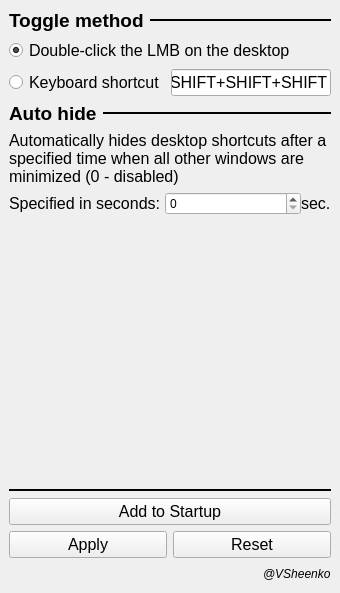
<?xml version="1.0" encoding="UTF-8"?>
<ui version="4.0">
 <class>MainWindow</class>
 <widget class="QMainWindow" name="MainWindow">
  <property name="geometry">
   <rect>
    <x>0</x>
    <y>0</y>
    <width>340</width>
    <height>593</height>
   </rect>
  </property>
  <property name="minimumSize">
   <size>
    <width>340</width>
    <height>593</height>
   </size>
  </property>
  <property name="maximumSize">
   <size>
    <width>329</width>
    <height>593</height>
   </size>
  </property>
  <property name="windowTitle">
   <string>ToggleIcon's Settings</string>
  </property>
  <widget class="QWidget" name="centralwidget">
   <layout class="QVBoxLayout" name="verticalLayout_2">
    <item>
     <layout class="QVBoxLayout" name="verticalLayout">
      <item>
       <layout class="QHBoxLayout" name="horizontalLayout_3">
        <item>
         <widget class="QLabel" name="label">
          <property name="sizePolicy">
           <sizepolicy hsizetype="Fixed" vsizetype="Minimum">
            <horstretch>0</horstretch>
            <verstretch>0</verstretch>
           </sizepolicy>
          </property>
          <property name="font">
           <font>
            <pointsize>14</pointsize>
            <bold>true</bold>
           </font>
          </property>
          <property name="text">
           <string>Toggle method</string>
          </property>
          <property name="alignment">
           <set>Qt::AlignmentFlag::AlignLeading|Qt::AlignmentFlag::AlignLeft|Qt::AlignmentFlag::AlignVCenter</set>
          </property>
         </widget>
        </item>
        <item>
         <widget class="Line" name="line">
          <property name="sizePolicy">
           <sizepolicy hsizetype="Minimum" vsizetype="Fixed">
            <horstretch>0</horstretch>
            <verstretch>0</verstretch>
           </sizepolicy>
          </property>
          <property name="font">
           <font>
            <bold>true</bold>
           </font>
          </property>
          <property name="frameShadow">
           <enum>QFrame::Shadow::Plain</enum>
          </property>
          <property name="lineWidth">
           <number>2</number>
          </property>
          <property name="midLineWidth">
           <number>0</number>
          </property>
          <property name="orientation">
           <enum>Qt::Orientation::Horizontal</enum>
          </property>
         </widget>
        </item>
       </layout>
      </item>
      <item>
       <widget class="QRadioButton" name="rb_double_click">
        <property name="font">
         <font>
          <pointsize>12</pointsize>
         </font>
        </property>
        <property name="cursor">
         <cursorShape>PointingHandCursor</cursorShape>
        </property>
        <property name="text">
         <string>Double-click the LMB on the desktop</string>
        </property>
        <property name="checked">
         <bool>true</bool>
        </property>
       </widget>
      </item>
      <item>
       <layout class="QHBoxLayout" name="horizontalLayout_2">
        <item>
         <widget class="QRadioButton" name="rb_keyboard_shortcut">
          <property name="font">
           <font>
            <pointsize>12</pointsize>
           </font>
          </property>
          <property name="cursor">
           <cursorShape>PointingHandCursor</cursorShape>
          </property>
          <property name="text">
           <string>Keyboard shortcut</string>
          </property>
         </widget>
        </item>
        <item>
         <widget class="QLineEdit" name="lineEdit_shortcut">
          <property name="font">
           <font>
            <pointsize>12</pointsize>
           </font>
          </property>
          <property name="text">
           <string>SHIFT+SHIFT+SHIFT</string>
          </property>
         </widget>
        </item>
       </layout>
      </item>
     </layout>
    </item>
    <item>
     <layout class="QVBoxLayout" name="verticalLayout_3">
      <item>
       <layout class="QHBoxLayout" name="horizontalLayout_6">
        <item>
         <widget class="QLabel" name="label_3">
          <property name="sizePolicy">
           <sizepolicy hsizetype="Fixed" vsizetype="Minimum">
            <horstretch>0</horstretch>
            <verstretch>0</verstretch>
           </sizepolicy>
          </property>
          <property name="font">
           <font>
            <pointsize>14</pointsize>
            <bold>true</bold>
           </font>
          </property>
          <property name="lineWidth">
           <number>2</number>
          </property>
          <property name="text">
           <string>Auto hide</string>
          </property>
          <property name="alignment">
           <set>Qt::AlignmentFlag::AlignLeading|Qt::AlignmentFlag::AlignLeft|Qt::AlignmentFlag::AlignVCenter</set>
          </property>
         </widget>
        </item>
        <item>
         <widget class="Line" name="line_5">
          <property name="sizePolicy">
           <sizepolicy hsizetype="Minimum" vsizetype="Fixed">
            <horstretch>0</horstretch>
            <verstretch>0</verstretch>
           </sizepolicy>
          </property>
          <property name="font">
           <font>
            <bold>true</bold>
            <kerning>true</kerning>
           </font>
          </property>
          <property name="frameShadow">
           <enum>QFrame::Shadow::Plain</enum>
          </property>
          <property name="lineWidth">
           <number>2</number>
          </property>
          <property name="midLineWidth">
           <number>0</number>
          </property>
          <property name="orientation">
           <enum>Qt::Orientation::Horizontal</enum>
          </property>
         </widget>
        </item>
       </layout>
      </item>
      <item>
       <widget class="QLabel" name="label_7">
        <property name="sizePolicy">
         <sizepolicy hsizetype="Expanding" vsizetype="Minimum">
          <horstretch>0</horstretch>
          <verstretch>0</verstretch>
         </sizepolicy>
        </property>
        <property name="minimumSize">
         <size>
          <width>0</width>
          <height>0</height>
         </size>
        </property>
        <property name="font">
         <font>
          <pointsize>12</pointsize>
         </font>
        </property>
        <property name="text">
         <string>Automatically hides desktop shortcuts after a specified time when all other windows are minimized (0 - disabled)</string>
        </property>
        <property name="scaledContents">
         <bool>false</bool>
        </property>
        <property name="wordWrap">
         <bool>true</bool>
        </property>
        <property name="margin">
         <number>0</number>
        </property>
        <property name="indent">
         <number>-1</number>
        </property>
       </widget>
      </item>
      <item>
       <layout class="QHBoxLayout" name="horizontalLayout_8">
        <property name="spacing">
         <number>0</number>
        </property>
        <property name="topMargin">
         <number>0</number>
        </property>
        <property name="rightMargin">
         <number>0</number>
        </property>
        <property name="bottomMargin">
         <number>0</number>
        </property>
        <item>
         <widget class="QLabel" name="label_5">
          <property name="sizePolicy">
           <sizepolicy hsizetype="Expanding" vsizetype="Minimum">
            <horstretch>0</horstretch>
            <verstretch>0</verstretch>
           </sizepolicy>
          </property>
          <property name="minimumSize">
           <size>
            <width>0</width>
            <height>0</height>
           </size>
          </property>
          <property name="font">
           <font>
            <pointsize>12</pointsize>
           </font>
          </property>
          <property name="frameShape">
           <enum>QFrame::Shape::NoFrame</enum>
          </property>
          <property name="text">
           <string>Specified in seconds: </string>
          </property>
          <property name="wordWrap">
           <bool>true</bool>
          </property>
          <property name="margin">
           <number>0</number>
          </property>
          <property name="indent">
           <number>-1</number>
          </property>
         </widget>
        </item>
        <item>
         <widget class="QSpinBox" name="spinBox">
          <property name="sizePolicy">
           <sizepolicy hsizetype="Expanding" vsizetype="Maximum">
            <horstretch>0</horstretch>
            <verstretch>0</verstretch>
           </sizepolicy>
          </property>
          <property name="minimumSize">
           <size>
            <width>120</width>
            <height>0</height>
           </size>
          </property>
          <property name="cursor">
           <cursorShape>PointingHandCursor</cursorShape>
          </property>
          <property name="alignment">
           <set>Qt::AlignmentFlag::AlignLeading|Qt::AlignmentFlag::AlignLeft|Qt::AlignmentFlag::AlignVCenter</set>
          </property>
          <property name="maximum">
           <number>180000</number>
          </property>
         </widget>
        </item>
        <item>
         <widget class="QLabel" name="label_6">
          <property name="font">
           <font>
            <pointsize>12</pointsize>
           </font>
          </property>
          <property name="text">
           <string>sec.</string>
          </property>
          <property name="margin">
           <number>2</number>
          </property>
         </widget>
        </item>
       </layout>
      </item>
     </layout>
    </item>
    <item>
     <spacer name="verticalSpacer">
      <property name="orientation">
       <enum>Qt::Orientation::Vertical</enum>
      </property>
      <property name="sizeHint" stdset="0">
       <size>
        <width>20</width>
        <height>40</height>
       </size>
      </property>
     </spacer>
    </item>
    <item>
     <widget class="Line" name="line_2">
      <property name="font">
       <font>
        <bold>true</bold>
       </font>
      </property>
      <property name="frameShadow">
       <enum>QFrame::Shadow::Plain</enum>
      </property>
      <property name="lineWidth">
       <number>2</number>
      </property>
      <property name="orientation">
       <enum>Qt::Orientation::Horizontal</enum>
      </property>
     </widget>
    </item>
    <item>
     <widget class="QPushButton" name="btn_startup">
      <property name="font">
       <font>
        <pointsize>12</pointsize>
       </font>
      </property>
      <property name="cursor">
       <cursorShape>PointingHandCursor</cursorShape>
      </property>
      <property name="text">
       <string>Add to Startup</string>
      </property>
     </widget>
    </item>
    <item>
     <layout class="QHBoxLayout" name="horizontalLayout">
      <property name="sizeConstraint">
       <enum>QLayout::SizeConstraint::SetMinimumSize</enum>
      </property>
      <item>
       <widget class="QPushButton" name="btn_apply">
        <property name="font">
         <font>
          <pointsize>12</pointsize>
         </font>
        </property>
        <property name="cursor">
         <cursorShape>PointingHandCursor</cursorShape>
        </property>
        <property name="text">
         <string>Apply</string>
        </property>
       </widget>
      </item>
      <item>
       <widget class="QPushButton" name="btn_reset">
        <property name="font">
         <font>
          <pointsize>12</pointsize>
          <bold>false</bold>
         </font>
        </property>
        <property name="cursor">
         <cursorShape>PointingHandCursor</cursorShape>
        </property>
        <property name="text">
         <string>Reset</string>
        </property>
       </widget>
      </item>
     </layout>
    </item>
    <item>
     <layout class="QHBoxLayout" name="horizontalLayout_4">
      <item>
       <spacer name="horizontalSpacer">
        <property name="orientation">
         <enum>Qt::Orientation::Horizontal</enum>
        </property>
        <property name="sizeHint" stdset="0">
         <size>
          <width>40</width>
          <height>20</height>
         </size>
        </property>
       </spacer>
      </item>
      <item>
       <widget class="QLabel" name="label_2">
        <property name="font">
         <font>
          <pointsize>9</pointsize>
          <italic>true</italic>
         </font>
        </property>
        <property name="text">
         <string>@VSheenko</string>
        </property>
       </widget>
      </item>
     </layout>
    </item>
   </layout>
  </widget>
 </widget>
 <resources/>
 <connections/>
</ui>
